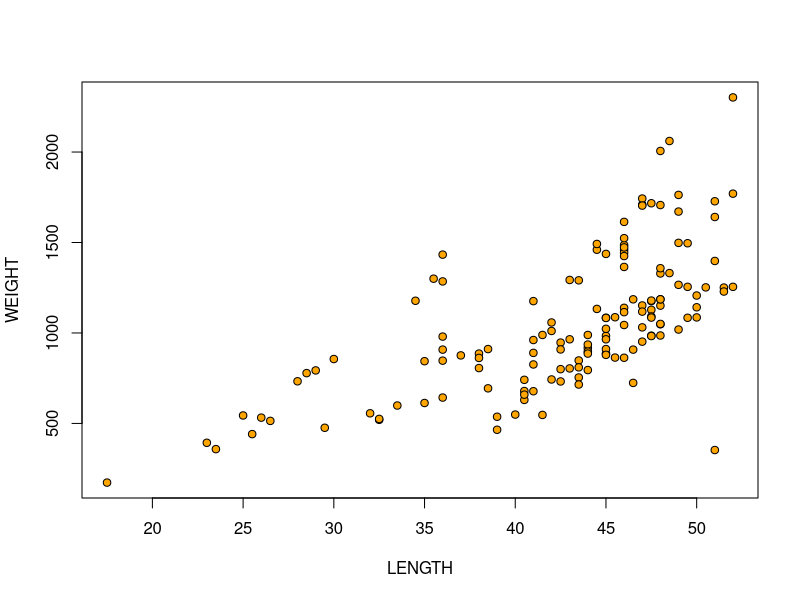
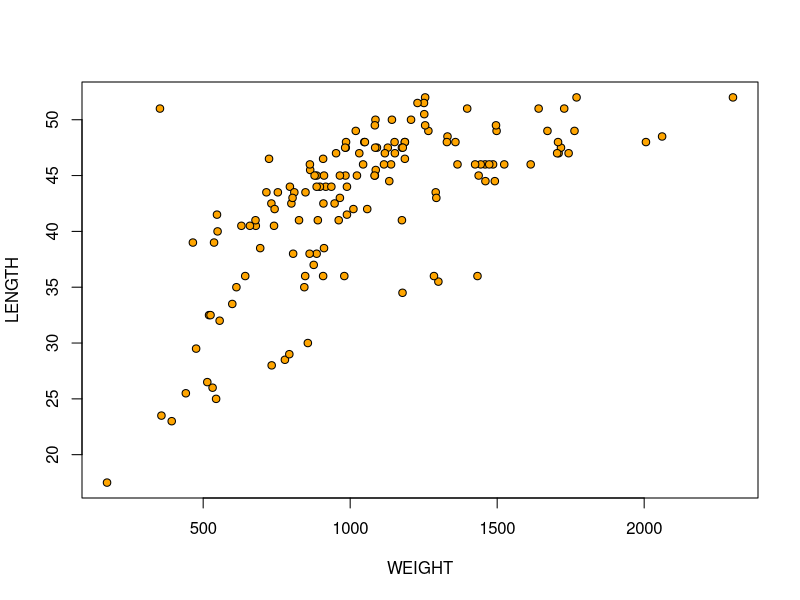
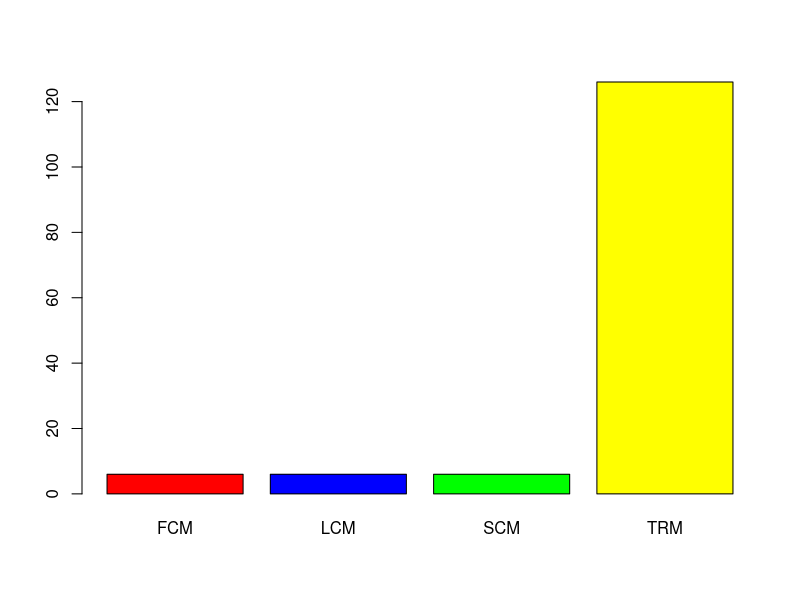
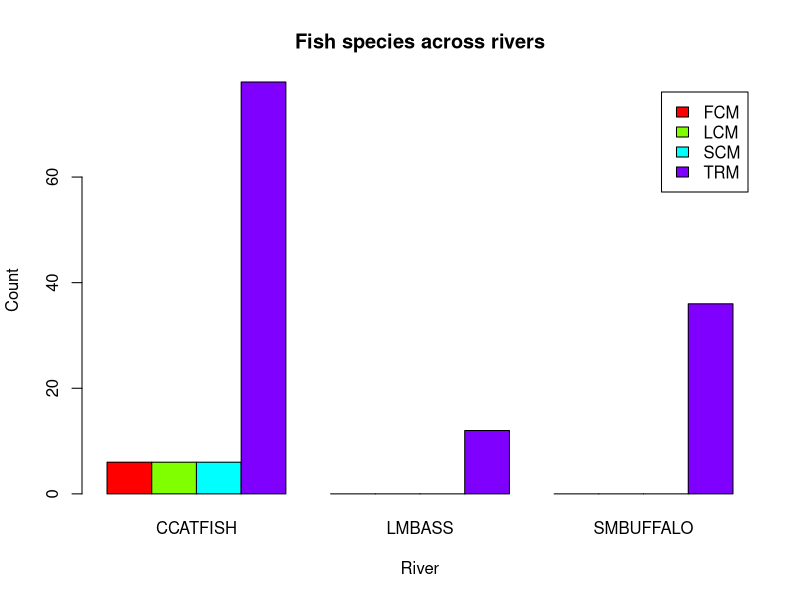
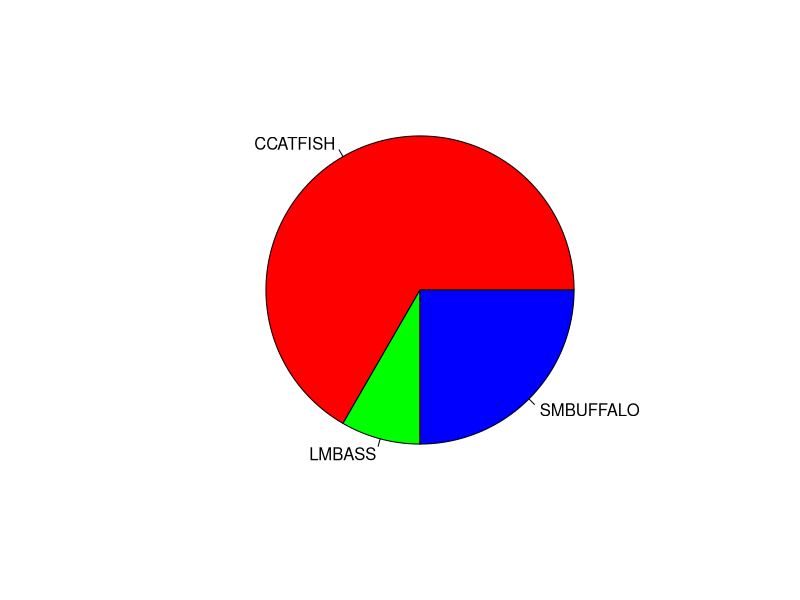
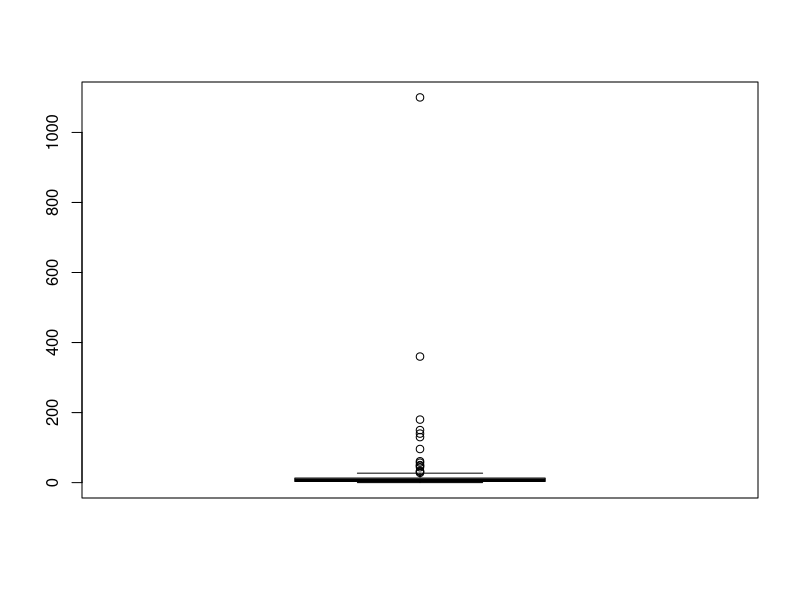
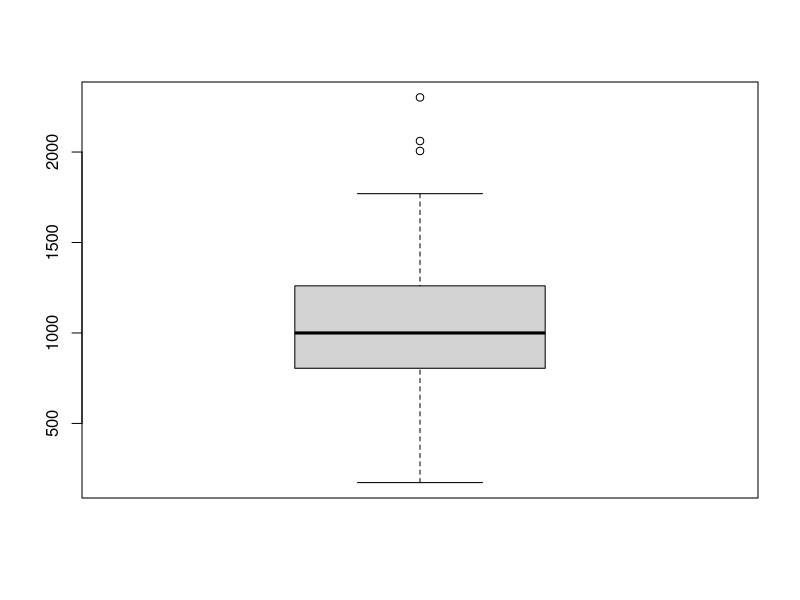
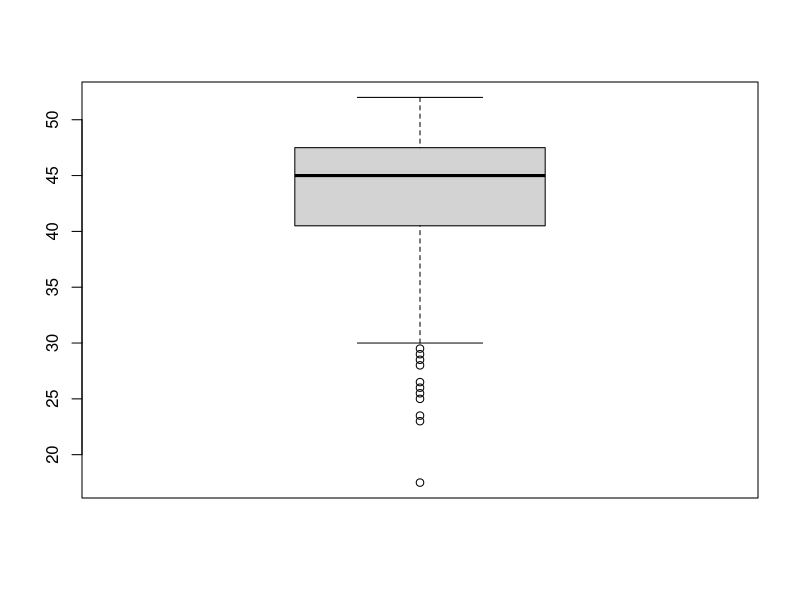

Write the R code that produced these figures, in order.
## ---- chunk 1
knitr::opts_chunk$set(echo = TRUE)
## ---- chunk 2
# Return the wokring dir 
getwd()
## ---- chunk 3
# Read in csv data into data
data <- read.csv("DDT-1.csv")

# display the first 6 rows of this data
head(data,6)
## ---- chunk 4
# Return the number of 
length(unique(data$SPECIES))
## ---- chunk 5
# Extract data that has species as large maouth bass and weight greater than 800 mg
large_mouth_base_subset <- data[data$SPECIES == "LMBASS" & data$WEIGHT > 800, ]
# Display the data 
large_mouth_base_subset
## ---- chunk 6
# Extract the data that has river of SCM and DDT values greater than 4.0
ddt_and_SMC_river <- data[data$RIVER == "SCM" & data$DDT > 4.0, ]
# Display the data
ddt_and_SMC_river
## ---- chunk 7
# Calculate and display the mean length of the fish in the data set
mean(data$LENGTH)
## ---- chunk 8
# Calculate and display the standard div of the weight of the fish in the data set
sd(data$WEIGHT)
## ---- chunk 9
# plot and display both graphs 
with(data, plot(WEIGHT ~ LENGTH, bg = "Orange", pch = 21, cex = 1))
with(data, plot(LENGTH ~ WEIGHT, bg = "Orange", pch = 21, cex = 1))
## ---- chunk 10
# Create a vector with values 1 - 20 stored in it
v = 1:20
# divide each index by 20
v / 20
# The last value is 1.00 since it would be 20/20
## ---- chunk 11
river_table = with(data,table(data$RIVER))
river_table
## ---- chunk 12
barplot(river_table, col = c("red", "blue", "green", "yellow"))
## ---- chunk 13
crossed_table_river_fish = with(data, table(data$RIVER, data$SPECIES))
crossed_table_river_fish
## ---- chunk 14
# create a cross table of river and fish species
crossed_table_river_fish <- table(data$RIVER, data$SPECIES)

# make a barplot
barplot(crossed_table_river_fish,
        beside = TRUE,      # put species side-by-side for each river
        col = rainbow(4),
        legend = TRUE,      # add legend for fish species
        xlab = "River",
        ylab = "Count",
        main = "Fish species across rivers")
## ---- chunk 15
# make the table
species_pie_table <- table(data$SPECIES)

# Display the pie chart
pie(species_pie_table,col = rainbow(3))
## ---- chunk 16
# for DDT
boxplot(data$DDT)

# for weight
boxplot(data$WEIGHT)

# and for length
boxplot(data$LENGTH)
